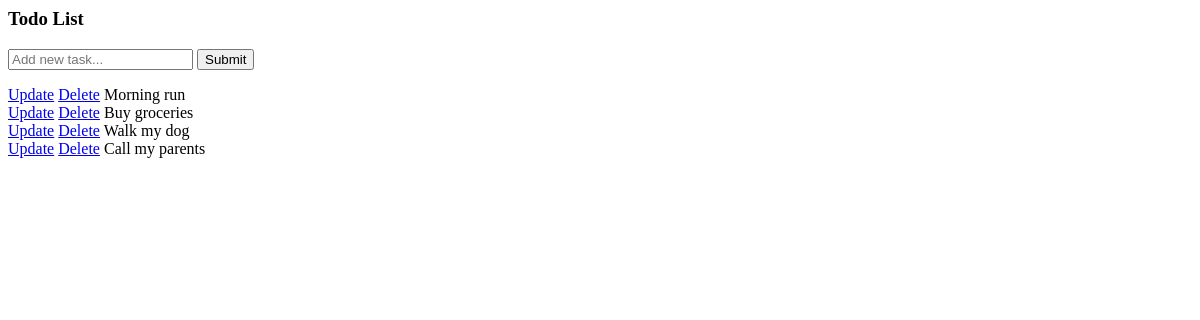
Before: / with the older database file.
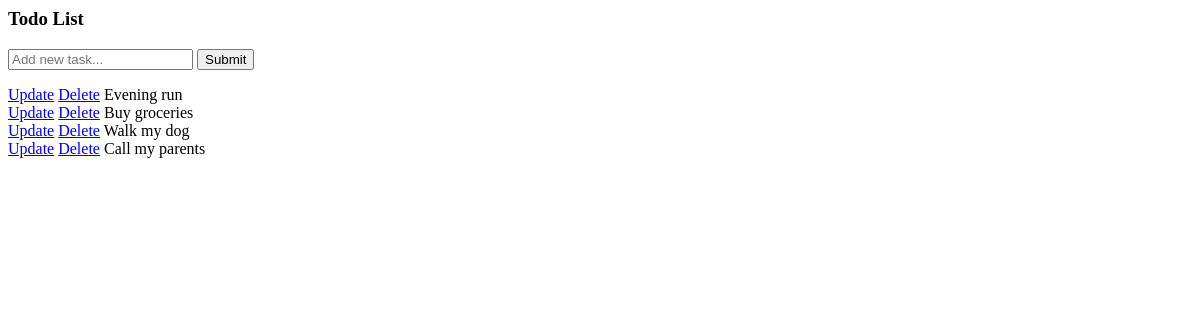
After: the same page with the newer database file.
### tasks/models.py (models this page shows)
class Task(models.Model):
    title = models.CharField(max_length=200)
    complete = models.BooleanField(default=False)
    created = models.DateTimeField(auto_now_add = True)
    def __str__(self):
        return self.title

### tasks/views.py (the view)
# urls.py: path('', views.index, name="list"),
def index(request):
    tasks = Task.objects.all()
    form = TaskForm()
    if request.method == 'POST':
        form = TaskForm(request.POST)
        if form.is_valid():
            form.save()
        return redirect ('/')
    context = {'tasks':tasks, 'form':form}
    return render(request, 'tasks/list.html', context)

### tasks/forms.py
class TaskForm(forms.ModelForm):
    title= forms.CharField(widget= forms.TextInput(attrs={'placeholder':'Add new task...'}))
    class Meta:
        model = Task
        fields = '__all__'

### tasks/templates/tasks/list.html (shortened to what this page needs)
<h3> Todo List </h3>
<form method = "POST" action = "/">
  {{form.title}}
  <input type = "submit" name = "Create Task">
</form>
{% for task in tasks %}
    <div>
      <a href="{% url 'update_task' task.id %}">Update</a>
      <a href="{% url 'delete' task.id %}">Delete</a>
      {% if task.complete == True %}
      <strike>{{task}}</strike>
      {% else %}
      <span>{{task}}</span>
      {% endif %}
    </div>
{% endfor %}

Changed rows visible on the page:
changed Task: title "Morning run" → "Evening run"
